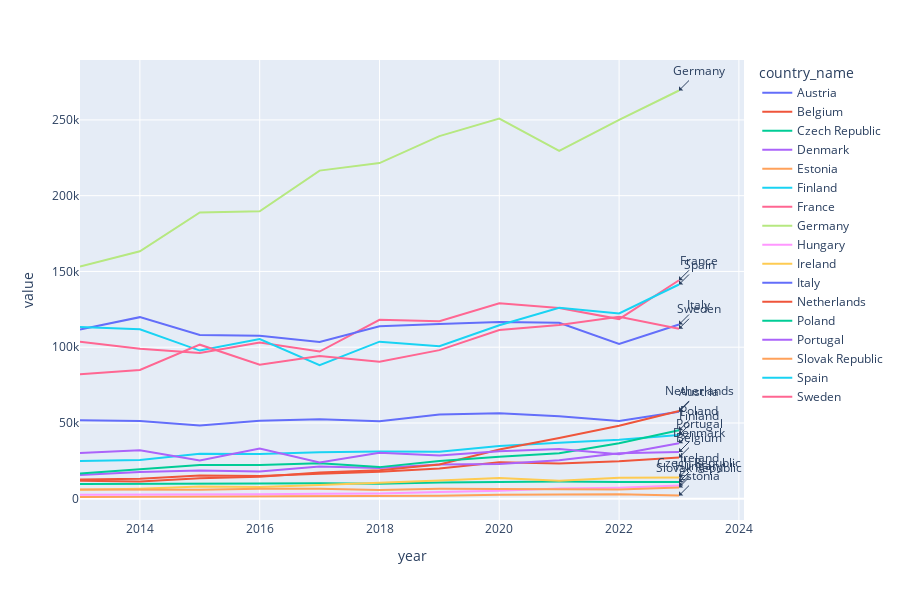

The cell this chart's notebook holds for it:
### Code cell
import plotly.express as px

fig = px.line(RE_production_df, x="year", y="value", color="country_name", height=600)

for country in RE_production_df['country_name'].unique():
    # Filter the data to get the last entry for each country
    country_data = RE_production_df[RE_production_df['country_name'] == country]
    last_entry = country_data.iloc[-1]
    
    fig.add_annotation(
        x=last_entry['year'],  
        y=last_entry['value'], 
        text=country,  
        showarrow=True,  
        arrowhead=1, 
        ax=20,  
        ay=-20  
    )

fig.show()

### Figure 1 — Plotly figure (JSON) as saved in the notebook; plotly's stock layout.template omitted (floating-point values rounded to 4 significant figures)
{"data": [{"hovertemplate": "country_name=Austria<br>year=%{x}<br>value=%{y}<extra></extra>", "legendgroup": "Austria", "line": {"color": "#636efa", "dash": "solid"}, "marker": {"symbol": "circle"}, "mode": "lines", "name": "Austria", "orientation": "v", "showlegend": true, "type": "scatter", "x": [2013, 2014, 2015, 2016, 2017, 2018, 2019, 2020, 2021, 2022, 2023], "xaxis": "x", "y": [51827, 51369, 48406, 51467, 52450, 51106, 55563, 56367, 54412, 51257, 57444], "yaxis": "y"}, {"hovertemplate": "country_name=Belgium<br>year=%{x}<br>value=%{y}<extra></extra>", "legendgroup": "Belgium", "line": {"color": "#EF553B", "dash": "solid"}, "marker": {"symbol": "circle"}, "mode": "lines", "name": "Belgium", "orientation": "v", "showlegend": true, "type": "scatter", "x": [2013, 2014, 2015, 2016, 2017, 2018, 2019, 2020, 2021, 2022, 2023], "xaxis": "x", "y": [12744, 13198, 15308, 15069, 16551, 17801, 19943, 24090, 23238, 24733, 27160], "yaxis": "y"}, {"hovertemplate": "country_name=Czech Republic<br>year=%{x}<br>value=%{y}<extra></extra>", "legendgroup": "Czech Republic", "line": {"color": "#00cc96", "dash": "solid"}, "marker": {"symbol": "circle"}, "mode": "lines", "name": "Czech Republic", "orientation": "v", "showlegend": true, "type": "scatter", "x": [2013, 2014, 2015, 2016, 2017, 2018, 2019, 2020, 2021, 2022, 2023], "xaxis": "x", "y": [9724, 9689, 10128, 10035, 10209, 9925, 10667, 11081, 11321, 11012, 11043], "yaxis": "y"}, {"hovertemplate": "country_name=Denmark<br>year=%{x}<br>value=%{y}<extra></extra>", "legendgroup": "Denmark", "line": {"color": "#ab63fa", "dash": "solid"}, "marker": {"symbol": "circle"}, "mode": "lines", "name": "Denmark", "orientation": "v", "showlegend": true, "type": "scatter", "x": [2013, 2014, 2015, 2016, 2017, 2018, 2019, 2020, 2021, 2022, 2023], "xaxis": "x", "y": [15668, 17665, 18637, 17976, 21237, 20359, 22673, 22997, 25465, 29936, 30824], "yaxis": "y"}, {"hovertemplate": "country_name=Estonia<br>year=%{x}<br>value=%{y}<extra></extra>", "legendgroup": "Estonia", "line": {"color": "#FFA15A", "dash": "solid"}, "marker": {"symbol": "circle"}, "mode": "lines", "name": "Estonia", "orientation": "v", "showlegend": true, "type": "scatter", "x": [2013, 2014, 2015, 2016, 2017, 2018, 2019, 2020, 2021, 2022, 2023], "xaxis": "x", "y": [1145, 1297, 1397, 1447, 1690, 1831, 1937, 2687, 2662, 2883, 2085], "yaxis": "y"}, {"hovertemplate": "country_name=Finland<br>year=%{x}<br>value=%{y}<extra></extra>", "legendgroup": "Finland", "line": {"color": "#19d3f3", "dash": "solid"}, "marker": {"symbol": "circle"}, "mode": "lines", "name": "Finland", "orientation": "v", "showlegend": true, "type": "scatter", "x": [2013, 2014, 2015, 2016, 2017, 2018, 2019, 2020, 2021, 2022, 2023], "xaxis": "x", "y": [24828, 25510, 29760, 29602, 30674, 31231, 30977, 34768, 36930, 38975, 41989], "yaxis": "y"}, {"hovertemplate": "country_name=France<br>year=%{x}<br>value=%{y}<extra></extra>", "legendgroup": "France", "line": {"color": "#FF6692", "dash": "solid"}, "marker": {"symbol": "circle"}, "mode": "lines", "name": "France", "orientation": "v", "showlegend": true, "type": "scatter", "x": [2013, 2014, 2015, 2016, 2017, 2018, 2019, 2020, 2021, 2022, 2023], "xaxis": "x", "y": [103560, 99013, 96129, 103092, 97148, 118103, 117082, 128937, 125845, 118562, 144169], "yaxis": "y"}, {"hovertemplate": "country_name=Germany<br>year=%{x}<br>value=%{y}<extra></extra>", "legendgroup": "Germany", "line": {"color": "#B6E880", "dash": "solid"}, "marker": {"symbol": "circle"}, "mode": "lines", "name": "Germany", "orientation": "v", "showlegend": true, "type": "scatter", "x": [2013, 2014, 2015, 2016, 2017, 2018, 2019, 2020, 2021, 2022, 2023], "xaxis": "x", "y": [153312, 163281, 188903, 189697, 216528, 221499, 239315, 250904, 229519, 249975, 269408], "yaxis": "y"}, {"hovertemplate": "country_name=Hungary<br>year=%{x}<br>value=%{y}<extra></extra>", "legendgroup": "Hungary", "line": {"color": "#FF97FF", "dash": "solid"}, "marker": {"symbol": "circle"}, "mode": "lines", "name": "Hungary", "orientation": "v", "showlegend": true, "type": "scatter", "x": [2013, 2014, 2015, 2016, 2017, 2018, 2019, 2020, 2021, 2022, 2023], "xaxis": "x", "y": [2586, 2891, 2988, 3027, 3272, 3537, 4467, 5328, 6703, 7301, 8747], "yaxis": "y"}, {"hovertemplate": "country_name=Ireland<br>year=%{x}<br>value=%{y}<extra></extra>", "legendgroup": "Ireland", "line": {"color": "#FECB52", "dash": "solid"}, "marker": {"symbol": "circle"}, "mode": "lines", "name": "Ireland", "orientation": "v", "showlegend": true, "type": "scatter", "x": [2013, 2014, 2015, 2016, 2017, 2018, 2019, 2020, 2021, 2022, 2023], "xaxis": "x", "y": [5943, 6642, 8123, 7771, 9052, 10401, 12003, 13712, 11850, 13856, 14072], "yaxis": "y"}, {"hovertemplate": "country_name=Italy<br>year=%{x}<br>value=%{y}<extra></extra>", "legendgroup": "Italy", "line": {"color": "#636efa", "dash": "solid"}, "marker": {"symbol": "circle"}, "mode": "lines", "name": "Italy", "orientation": "v", "showlegend": true, "type": "scatter", "x": [2013, 2014, 2015, 2016, 2017, 2018, 2019, 2020, 2021, 2022, 2023], "xaxis": "x", "y": [111672, 119835, 108040, 107597, 103494, 113831, 115362, 116595, 116134, 102165, 114973], "yaxis": "y"}, {"hovertemplate": "country_name=Netherlands<br>year=%{x}<br>value=%{y}<extra></extra>", "legendgroup": "Netherlands", "line": {"color": "#EF553B", "dash": "solid"}, "marker": {"symbol": "circle"}, "mode": "lines", "name": "Netherlands", "orientation": "v", "showlegend": true, "type": "scatter", "x": [2013, 2014, 2015, 2016, 2017, 2018, 2019, 2020, 2021, 2022, 2023], "xaxis": "x", "y": [11847, 11408, 13470, 14584, 17267, 18749, 22606, 32442, 40037, 48185, 57960], "yaxis": "y"}, {"hovertemplate": "country_name=Poland<br>year=%{x}<br>value=%{y}<extra></extra>", "legendgroup": "Poland", "line": {"color": "#00cc96", "dash": "solid"}, "marker": {"symbol": "circle"}, "mode": "lines", "name": "Poland", "orientation": "v", "showlegend": true, "type": "scatter", "x": [2013, 2014, 2015, 2016, 2017, 2018, 2019, 2020, 2021, 2022, 2023], "xaxis": "x", "y": [16735, 19351, 22208, 22196, 23346, 20865, 24944, 27702, 30029, 36569, 45151], "yaxis": "y"}, {"hovertemplate": "country_name=Portugal<br>year=%{x}<br>value=%{y}<extra></extra>", "legendgroup": "Portugal", "line": {"color": "#ab63fa", "dash": "solid"}, "marker": {"symbol": "circle"}, "mode": "lines", "name": "Portugal", "orientation": "v", "showlegend": true, "type": "scatter", "x": [2013, 2014, 2015, 2016, 2017, 2018, 2019, 2020, 2021, 2022, 2023], "xaxis": "x", "y": [30241, 32005, 25165, 33108, 23884, 30293, 28551, 31325, 32758, 29362, 36669], "yaxis": "y"}, {"hovertemplate": "country_name=Slovak Republic<br>year=%{x}<br>value=%{y}<extra></extra>", "legendgroup": "Slovak Republic", "line": {"color": "#FFA15A", "dash": "solid"}, "marker": {"symbol": "circle"}, "mode": "lines", "name": "Slovak Republic", "orientation": "v", "showlegend": true, "type": "scatter", "x": [2013, 2014, 2015, 2016, 2017, 2018, 2019, 2020, 2021, 2022, 2023], "xaxis": "x", "y": [6147, 5854, 5933, 6585, 6604, 5805, 6579, 6506, 6412, 6023, 7479], "yaxis": "y"}, {"hovertemplate": "country_name=Spain<br>year=%{x}<br>value=%{y}<extra></extra>", "legendgroup": "Spain", "line": {"color": "#19d3f3", "dash": "solid"}, "marker": {"symbol": "circle"}, "mode": "lines", "name": "Spain", "orientation": "v", "showlegend": true, "type": "scatter", "x": [2013, 2014, 2015, 2016, 2017, 2018, 2019, 2020, 2021, 2022, 2023], "xaxis": "x", "y": [113395, 111828, 97776, 105361, 88213, 103675, 100594, 114486, 125960, 122278, 141377], "yaxis": "y"}, {"hovertemplate": "country_name=Sweden<br>year=%{x}<br>value=%{y}<extra></extra>", "legendgroup": "Sweden", "line": {"color": "#FF6692", "dash": "solid"}, "marker": {"symbol": "circle"}, "mode": "lines", "name": "Sweden", "orientation": "v", "showlegend": true, "type": "scatter", "x": [2013, 2014, 2015, 2016, 2017, 2018, 2019, 2020, 2021, 2022, 2023], "xaxis": "x", "y": [82111, 84938, 101668, 88471, 94167, 90349, 98073, 111297, 114682, 120078, 112174], "yaxis": "y"}], "layout": {"annotations": [{"arrowhead": 1, "ax": 20, "ay": -20, "showarrow": true, "text": "Austria", "x": 2023, "y": 57444}, {"arrowhead": 1, "ax": 20, "ay": -20, "showarrow": true, "text": "Belgium", "x": 2023, "y": 27160}, {"arrowhead": 1, "ax": 20, "ay": -20, "showarrow": true, "text": "Czech Republic", "x": 2023, "y": 11043}, {"arrowhead": 1, "ax": 20, "ay": -20, "showarrow": true, "text": "Denmark", "x": 2023, "y": 30824}, {"arrowhead": 1, "ax": 20, "ay": -20, "showarrow": true, "text": "Estonia", "x": 2023, "y": 2085}, {"arrowhead": 1, "ax": 20, "ay": -20, "showarrow": true, "text": "Finland", "x": 2023, "y": 41989}, {"arrowhead": 1, "ax": 20, "ay": -20, "showarrow": true, "text": "France", "x": 2023, "y": 144169}, {"arrowhead": 1, "ax": 20, "ay": -20, "showarrow": true, "text": "Germany", "x": 2023, "y": 269408}, {"arrowhead": 1, "ax": 20, "ay": -20, "showarrow": true, "text": "Hungary", "x": 2023, "y": 8747}, {"arrowhead": 1, "ax": 20, "ay": -20, "showarrow": true, "text": "Ireland", "x": 2023, "y": 14072}, {"arrowhead": 1, "ax": 20, "ay": -20, "showarrow": true, "text": "Italy", "x": 2023, "y": 114973}, {"arrowhead": 1, "ax": 20, "ay": -20, "showarrow": true, "text": "Netherlands", "x": 2023, "y": 57960}, {"arrowhead": 1, "ax": 20, "ay": -20, "showarrow": true, "text": "Poland", "x": 2023, "y": 45151}, {"arrowhead": 1, "ax": 20, "ay": -20, "showarrow": true, "text": "Portugal", "x": 2023, "y": 36669}, {"arrowhead": 1, "ax": 20, "ay": -20, "showarrow": true, "text": "Slovak Republic", "x": 2023, "y": 7479}, {"arrowhead": 1, "ax": 20, "ay": -20, "showarrow": true, "text": "Spain", "x": 2023, "y": 141377}, {"arrowhead": 1, "ax": 20, "ay": -20, "showarrow": true, "text": "Sweden", "x": 2023, "y": 112174}], "height": 600, "legend": {"title": {"text": "country_name"}, "tracegroupgap": 0}, "margin": {"t": 60}, "xaxis": {"anchor": "y", "domain": [0, 1], "title": {"text": "year"}}, "yaxis": {"anchor": "x", "domain": [0, 1], "title": {"text": "value"}}}}
